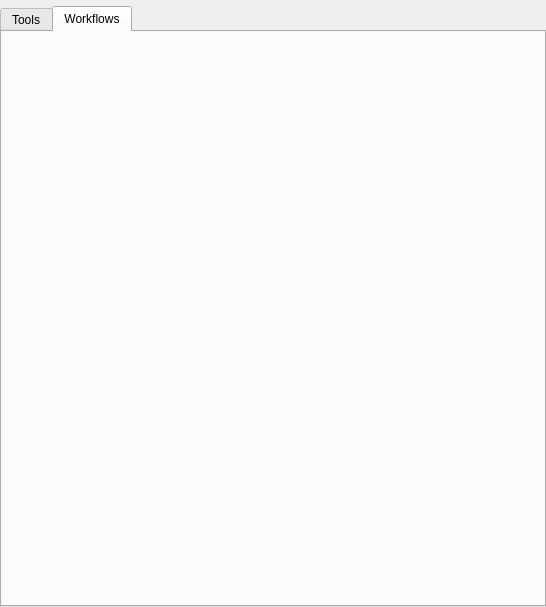
<?xml version="1.0" encoding="UTF-8"?>
<ui version="4.0">
 <class>MainWindow</class>
 <widget class="QMainWindow" name="MainWindow">
  <property name="geometry">
   <rect>
    <x>0</x>
    <y>0</y>
    <width>546</width>
    <height>607</height>
   </rect>
  </property>
  <property name="minimumSize">
   <size>
    <width>300</width>
    <height>500</height>
   </size>
  </property>
  <property name="windowTitle">
   <string>MainWindow</string>
  </property>
  <widget class="QWidget" name="centralwidget">
   <layout class="QVBoxLayout" name="verticalLayout_3">
    <property name="leftMargin">
     <number>0</number>
    </property>
    <property name="topMargin">
     <number>0</number>
    </property>
    <property name="rightMargin">
     <number>0</number>
    </property>
    <property name="bottomMargin">
     <number>0</number>
    </property>
    <item>
     <widget class="QWidget" name="widget" native="true">
      <layout class="QVBoxLayout" name="verticalLayout_2">
       <property name="leftMargin">
        <number>0</number>
       </property>
       <property name="topMargin">
        <number>0</number>
       </property>
       <property name="rightMargin">
        <number>0</number>
       </property>
       <property name="bottomMargin">
        <number>0</number>
       </property>
       <item>
        <widget class="QFrame" name="frame">
         <property name="frameShape">
          <enum>QFrame::StyledPanel</enum>
         </property>
         <property name="frameShadow">
          <enum>QFrame::Raised</enum>
         </property>
        </widget>
       </item>
       <item>
        <widget class="QTabWidget" name="tabWidget">
         <property name="currentIndex">
          <number>1</number>
         </property>
         <widget class="QWidget" name="tab_tools">
          <attribute name="title">
           <string>Tools</string>
          </attribute>
          <layout class="QVBoxLayout" name="tab_tools_layout">
           <property name="leftMargin">
            <number>0</number>
           </property>
           <property name="topMargin">
            <number>0</number>
           </property>
           <property name="rightMargin">
            <number>0</number>
           </property>
           <property name="bottomMargin">
            <number>0</number>
           </property>
          </layout>
         </widget>
         <widget class="QWidget" name="tab_workflow">
          <attribute name="title">
           <string>Workflows</string>
          </attribute>
          <layout class="QVBoxLayout" name="tab_workflow_layout"/>
         </widget>
        </widget>
       </item>
      </layout>
     </widget>
    </item>
   </layout>
  </widget>
 </widget>
 <tabstops>
  <tabstop>tabWidget</tabstop>
 </tabstops>
 <resources/>
 <connections/>
</ui>
